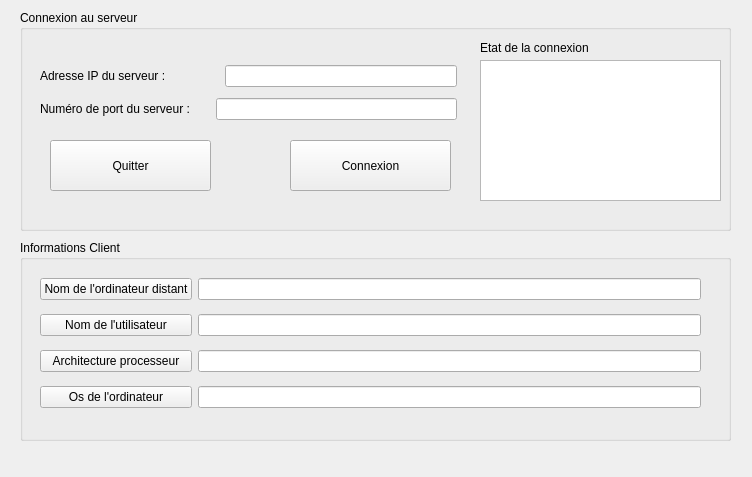
<?xml version="1.0" encoding="UTF-8"?>
<ui version="4.0">
 <class>AuditClientWidget</class>
 <widget class="QWidget" name="AuditClientWidget">
  <property name="geometry">
   <rect>
    <x>0</x>
    <y>0</y>
    <width>752</width>
    <height>477</height>
   </rect>
  </property>
  <property name="windowTitle">
   <string>AuditClientWidget</string>
  </property>
  <widget class="QGroupBox" name="groupBox">
   <property name="geometry">
    <rect>
     <x>20</x>
     <y>10</y>
     <width>711</width>
     <height>221</height>
    </rect>
   </property>
   <property name="title">
    <string>Connexion au serveur</string>
   </property>
   <widget class="QWidget" name="layoutWidget">
    <property name="geometry">
     <rect>
      <x>20</x>
      <y>50</y>
      <width>417</width>
      <height>65</height>
     </rect>
    </property>
    <layout class="QGridLayout" name="gridLayout">
     <item row="0" column="0">
      <layout class="QHBoxLayout" name="horizontalLayout">
       <item>
        <widget class="QLabel" name="label_2">
         <property name="text">
          <string>Adresse IP du serveur :</string>
         </property>
        </widget>
       </item>
       <item>
        <spacer name="horizontalSpacer_2">
         <property name="orientation">
          <enum>Qt::Horizontal</enum>
         </property>
         <property name="sizeType">
          <enum>QSizePolicy::Fixed</enum>
         </property>
         <property name="sizeHint" stdset="0">
          <size>
           <width>53</width>
           <height>20</height>
          </size>
         </property>
        </spacer>
       </item>
       <item>
        <widget class="QLineEdit" name="lineEditAdresseIP"/>
       </item>
      </layout>
     </item>
     <item row="1" column="0">
      <layout class="QHBoxLayout" name="horizontalLayout_2">
       <item>
        <widget class="QLabel" name="label_4">
         <property name="text">
          <string>Numéro de port du serveur :</string>
         </property>
        </widget>
       </item>
       <item>
        <spacer name="horizontalSpacer">
         <property name="orientation">
          <enum>Qt::Horizontal</enum>
         </property>
         <property name="sizeType">
          <enum>QSizePolicy::Fixed</enum>
         </property>
         <property name="sizeHint" stdset="0">
          <size>
           <width>20</width>
           <height>20</height>
          </size>
         </property>
        </spacer>
       </item>
       <item>
        <widget class="QLineEdit" name="lineEditPort"/>
       </item>
      </layout>
     </item>
    </layout>
   </widget>
   <widget class="QPushButton" name="pushButtonConnexion">
    <property name="geometry">
     <rect>
      <x>270</x>
      <y>130</y>
      <width>161</width>
      <height>51</height>
     </rect>
    </property>
    <property name="text">
     <string>Connexion</string>
    </property>
   </widget>
   <widget class="QPushButton" name="pushButtonQuitter">
    <property name="enabled">
     <bool>true</bool>
    </property>
    <property name="geometry">
     <rect>
      <x>30</x>
      <y>130</y>
      <width>161</width>
      <height>51</height>
     </rect>
    </property>
    <property name="text">
     <string>Quitter</string>
    </property>
   </widget>
   <widget class="QLabel" name="label_5">
    <property name="geometry">
     <rect>
      <x>460</x>
      <y>30</y>
      <width>121</width>
      <height>16</height>
     </rect>
    </property>
    <property name="text">
     <string>Etat de la connexion</string>
    </property>
   </widget>
   <widget class="QTextEdit" name="textEditEtat">
    <property name="geometry">
     <rect>
      <x>460</x>
      <y>50</y>
      <width>241</width>
      <height>141</height>
     </rect>
    </property>
   </widget>
  </widget>
  <widget class="QGroupBox" name="groupBoxInformationsClient">
   <property name="enabled">
    <bool>true</bool>
   </property>
   <property name="geometry">
    <rect>
     <x>20</x>
     <y>240</y>
     <width>711</width>
     <height>201</height>
    </rect>
   </property>
   <property name="title">
    <string>Informations Client</string>
   </property>
   <widget class="QWidget" name="layoutWidget">
    <property name="geometry">
     <rect>
      <x>20</x>
      <y>30</y>
      <width>661</width>
      <height>147</height>
     </rect>
    </property>
    <layout class="QHBoxLayout" name="horizontalLayout_3">
     <item>
      <layout class="QVBoxLayout" name="verticalLayout">
       <item>
        <widget class="QPushButton" name="pushButtonOrdinateur">
         <property name="text">
          <string>Nom de l'ordinateur distant</string>
         </property>
        </widget>
       </item>
       <item>
        <widget class="QPushButton" name="pushButtonUtilisateur">
         <property name="text">
          <string>Nom de l'utilisateur</string>
         </property>
        </widget>
       </item>
       <item>
        <widget class="QPushButton" name="pushButtonArchitecture">
         <property name="text">
          <string>Architecture processeur</string>
         </property>
        </widget>
       </item>
       <item>
        <widget class="QPushButton" name="pushButtonOS">
         <property name="text">
          <string>Os de l'ordinateur</string>
         </property>
        </widget>
       </item>
      </layout>
     </item>
     <item>
      <layout class="QVBoxLayout" name="verticalLayout_2">
       <item>
        <widget class="QLineEdit" name="lineEditOrdinateur"/>
       </item>
       <item>
        <widget class="QLineEdit" name="lineEditUtilisateur"/>
       </item>
       <item>
        <widget class="QLineEdit" name="lineEditArchitecture"/>
       </item>
       <item>
        <widget class="QLineEdit" name="lineEditOS"/>
       </item>
      </layout>
     </item>
    </layout>
   </widget>
  </widget>
 </widget>
 <resources/>
 <connections>
  <connection>
   <sender>pushButtonQuitter</sender>
   <signal>clicked()</signal>
   <receiver>AuditClientWidget</receiver>
   <slot>close()</slot>
   <hints>
    <hint type="sourcelabel">
     <x>148</x>
     <y>172</y>
    </hint>
    <hint type="destinationlabel">
     <x>168</x>
     <y>237</y>
    </hint>
   </hints>
  </connection>
 </connections>
</ui>
